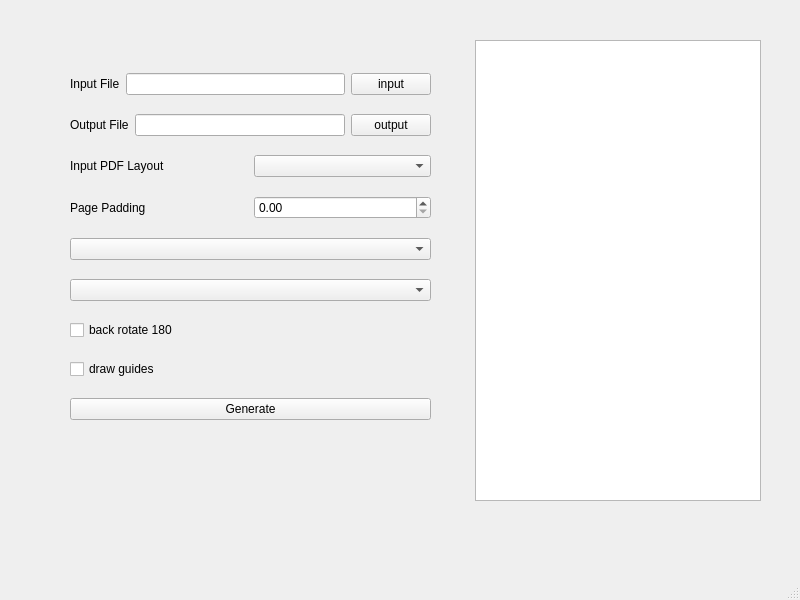
<?xml version="1.0" encoding="UTF-8"?>
<ui version="4.0">
 <class>MainWindow</class>
 <widget class="QMainWindow" name="MainWindow">
  <property name="geometry">
   <rect>
    <x>0</x>
    <y>0</y>
    <width>800</width>
    <height>600</height>
   </rect>
  </property>
  <property name="windowTitle">
   <string>MainWindow</string>
  </property>
  <widget class="QWidget" name="centralwidget">
   <widget class="QWidget" name="horizontalLayoutWidget_3">
    <property name="geometry">
     <rect>
      <x>40</x>
      <y>40</y>
      <width>721</width>
      <height>461</height>
     </rect>
    </property>
    <layout class="QHBoxLayout" name="horizontalLayout_3" stretch="3,2">
     <item>
      <widget class="QWidget" name="leftPanel" native="true">
       <widget class="QWidget" name="verticalLayoutWidget">
        <property name="geometry">
         <rect>
          <x>30</x>
          <y>20</y>
          <width>361</width>
          <height>378</height>
         </rect>
        </property>
        <layout class="QVBoxLayout" name="verticalLayoutLeft">
         <item>
          <layout class="QHBoxLayout" name="horizontalLayout">
           <item>
            <widget class="QLabel" name="label">
             <property name="text">
              <string>Input File</string>
             </property>
            </widget>
           </item>
           <item>
            <widget class="QLineEdit" name="lineEditInput"/>
           </item>
           <item>
            <widget class="QPushButton" name="buttonBrowseInput">
             <property name="text">
              <string>input</string>
             </property>
            </widget>
           </item>
          </layout>
         </item>
         <item>
          <layout class="QHBoxLayout" name="horizontalLayout_2">
           <item>
            <widget class="QLabel" name="label_2">
             <property name="text">
              <string>Output File</string>
             </property>
            </widget>
           </item>
           <item>
            <widget class="QLineEdit" name="lineEditOutput"/>
           </item>
           <item>
            <widget class="QPushButton" name="buttonBrowseOutput">
             <property name="text">
              <string>output</string>
             </property>
            </widget>
           </item>
          </layout>
         </item>
         <item>
          <layout class="QHBoxLayout" name="horizontalLayout_5">
           <item>
            <widget class="QLabel" name="label_4">
             <property name="text">
              <string>Input PDF Layout</string>
             </property>
            </widget>
           </item>
           <item>
            <widget class="QComboBox" name="comboPreset"/>
           </item>
          </layout>
         </item>
         <item>
          <layout class="QHBoxLayout" name="horizontalLayout_4">
           <item>
            <widget class="QLabel" name="label_3">
             <property name="text">
              <string>Page Padding</string>
             </property>
            </widget>
           </item>
           <item>
            <widget class="QDoubleSpinBox" name="spinMargin"/>
           </item>
          </layout>
         </item>
         <item>
          <widget class="QComboBox" name="comboOrderMode"/>
         </item>
         <item>
          <widget class="QComboBox" name="comboRotate"/>
         </item>
         <item>
          <widget class="QCheckBox" name="checkBackRotate180">
           <property name="text">
            <string>back rotate 180</string>
           </property>
          </widget>
         </item>
         <item>
          <widget class="QCheckBox" name="checkDrawGuides">
           <property name="text">
            <string>draw guides</string>
           </property>
          </widget>
         </item>
         <item>
          <widget class="QPushButton" name="buttonGenerate">
           <property name="text">
            <string>Generate</string>
           </property>
          </widget>
         </item>
        </layout>
       </widget>
      </widget>
     </item>
     <item>
      <widget class="QPlainTextEdit" name="plainTextLog"/>
     </item>
    </layout>
   </widget>
  </widget>
  <widget class="QMenuBar" name="menubar">
   <property name="geometry">
    <rect>
     <x>0</x>
     <y>0</y>
     <width>800</width>
     <height>25</height>
    </rect>
   </property>
  </widget>
  <widget class="QStatusBar" name="statusbar"/>
 </widget>
 <resources/>
 <connections/>
</ui>
